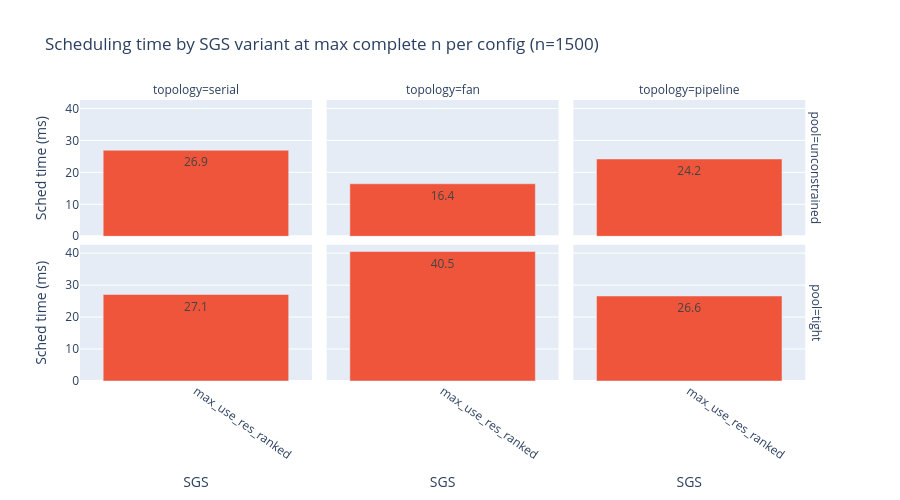

The cell this chart's notebook holds for it:
### Markdown cell above
### SGS Variant Comparison at Maximum n

This bar chart compares scheduling wall-clock time across all five SGS variants
at the **largest complete n for each topology/pool combination**, separately for
each facet.  Configurations where the safety cutoff was hit at the global maximum
n fall back to their own largest complete n, so all pool rows remain visible.

Only complete runs are shown.  A faster SGS does not necessarily produce a
better (shorter) outage schedule — it may make greedier or less thorough
decisions.  This chart measures **computational cost**, not **solution quality**.

### Code cell
# Per-(topology, pool) best complete n \u2014 avoids silently dropping pools where
# the global max n has no complete runs.
_rows = []
for (topo, pool), grp in df_sched.groupby(['topology', 'pool']):
    _complete = grp[grp['is_complete']]
    if _complete.empty:
        continue
    _best_n = _complete['n_work'].max()
    _rows.append(_complete[_complete['n_work'] == _best_n])
df_max = pd.concat(_rows, ignore_index=True) if _rows else pd.DataFrame()

if df_max.empty:
    print('No complete scheduler runs available for SGS comparison.')
else:
    # _n_label must be built inside the else: df_max has no columns when empty
    _n_label = (f"n={df_max['n_work'].iloc[0]}" if df_max['n_work'].nunique() == 1
                else f"n={df_max['n_work'].min()}\u2013{df_max['n_work'].max()}")
    fig = px.bar(
        df_max.sort_values('t_sched_ms'),
        x='sgs', y='t_sched_ms',
        color='sgs',
        facet_col='topology', facet_row='pool',
        title=f'Scheduling time by SGS variant at max complete n per config ({_n_label})',
        labels={'sgs': 'SGS', 't_sched_ms': 'Sched time (ms)'},
        category_orders={'topology': topos_present, 'pool': pools_present, 'sgs': SGS_ORDER},
        height=500,
        text_auto='.1f',
    )
    fig.update_layout(showlegend=False)
    fig.update_xaxes(tickangle=35)
    fig.show()

### Figure 1 — Plotly figure (JSON) as saved in the notebook; plotly's stock layout.template omitted (floating-point values rounded to 4 significant figures)
{"data": [{"hovertemplate": "SGS=%{x}<br>pool=unconstrained<br>topology=serial<br>Sched time (ms)=%{y}<extra></extra>", "legendgroup": "max_use_res_ranked", "marker": {"color": "#EF553B", "pattern": {"shape": ""}}, "name": "max_use_res_ranked", "orientation": "v", "showlegend": true, "textposition": "auto", "texttemplate": "%{y:.1f}", "type": "bar", "x": ["max_use_res_ranked"], "xaxis": "x4", "y": [26.93], "yaxis": "y4"}, {"hovertemplate": "SGS=%{x}<br>pool=tight<br>topology=serial<br>Sched time (ms)=%{y}<extra></extra>", "legendgroup": "max_use_res_ranked", "marker": {"color": "#EF553B", "pattern": {"shape": ""}}, "name": "max_use_res_ranked", "orientation": "v", "showlegend": false, "textposition": "auto", "texttemplate": "%{y:.1f}", "type": "bar", "x": ["max_use_res_ranked"], "xaxis": "x", "y": [27.06], "yaxis": "y"}, {"hovertemplate": "SGS=%{x}<br>pool=unconstrained<br>topology=fan<br>Sched time (ms)=%{y}<extra></extra>", "legendgroup": "max_use_res_ranked", "marker": {"color": "#EF553B", "pattern": {"shape": ""}}, "name": "max_use_res_ranked", "orientation": "v", "showlegend": false, "textposition": "auto", "texttemplate": "%{y:.1f}", "type": "bar", "x": ["max_use_res_ranked"], "xaxis": "x5", "y": [16.43], "yaxis": "y5"}, {"hovertemplate": "SGS=%{x}<br>pool=tight<br>topology=fan<br>Sched time (ms)=%{y}<extra></extra>", "legendgroup": "max_use_res_ranked", "marker": {"color": "#EF553B", "pattern": {"shape": ""}}, "name": "max_use_res_ranked", "orientation": "v", "showlegend": false, "textposition": "auto", "texttemplate": "%{y:.1f}", "type": "bar", "x": ["max_use_res_ranked"], "xaxis": "x2", "y": [40.51], "yaxis": "y2"}, {"hovertemplate": "SGS=%{x}<br>pool=unconstrained<br>topology=pipeline<br>Sched time (ms)=%{y}<extra></extra>", "legendgroup": "max_use_res_ranked", "marker": {"color": "#EF553B", "pattern": {"shape": ""}}, "name": "max_use_res_ranked", "orientation": "v", "showlegend": false, "textposition": "auto", "texttemplate": "%{y:.1f}", "type": "bar", "x": ["max_use_res_ranked"], "xaxis": "x6", "y": [24.2], "yaxis": "y6"}, {"hovertemplate": "SGS=%{x}<br>pool=tight<br>topology=pipeline<br>Sched time (ms)=%{y}<extra></extra>", "legendgroup": "max_use_res_ranked", "marker": {"color": "#EF553B", "pattern": {"shape": ""}}, "name": "max_use_res_ranked", "orientation": "v", "showlegend": false, "textposition": "auto", "texttemplate": "%{y:.1f}", "type": "bar", "x": ["max_use_res_ranked"], "xaxis": "x3", "y": [26.6], "yaxis": "y3"}], "layout": {"annotations": [{"font": {}, "showarrow": false, "text": "topology=serial", "x": 0.1567, "xanchor": "center", "xref": "paper", "y": 1, "yanchor": "bottom", "yref": "paper"}, {"font": {}, "showarrow": false, "text": "topology=fan", "x": 0.49, "xanchor": "center", "xref": "paper", "y": 1, "yanchor": "bottom", "yref": "paper"}, {"font": {}, "showarrow": false, "text": "topology=pipeline", "x": 0.8233, "xanchor": "center", "xref": "paper", "y": 1, "yanchor": "bottom", "yref": "paper"}, {"font": {}, "showarrow": false, "text": "pool=tight", "textangle": 90, "x": 0.98, "xanchor": "left", "xref": "paper", "y": 0.2425, "yanchor": "middle", "yref": "paper"}, {"font": {}, "showarrow": false, "text": "pool=unconstrained", "textangle": 90, "x": 0.98, "xanchor": "left", "xref": "paper", "y": 0.7575, "yanchor": "middle", "yref": "paper"}], "barmode": "relative", "height": 500, "legend": {"title": {"text": "SGS"}, "tracegroupgap": 0}, "showlegend": false, "title": {"text": "Scheduling time by SGS variant at max complete n per config (n=1500)"}, "xaxis": {"anchor": "y", "categoryarray": ["first", "max_use_res_ranked", "max_use_res_shuffled", "md_knapsack", "look_ahead"], "categoryorder": "array", "domain": [0, 0.3133], "tickangle": 35, "title": {"text": "SGS"}}, "xaxis2": {"anchor": "y2", "categoryarray": ["first", "max_use_res_ranked", "max_use_res_shuffled", "md_knapsack", "look_ahead"], "categoryorder": "array", "domain": [0.3333, 0.6467], "matches": "x", "tickangle": 35, "title": {"text": "SGS"}}, "xaxis3": {"anchor": "y3", "categoryarray": ["first", "max_use_res_ranked", "max_use_res_shuffled", "md_knapsack", "look_ahead"], "categoryorder": "array", "domain": [0.6667, 0.98], "matches": "x", "tickangle": 35, "title": {"text": "SGS"}}, "xaxis4": {"anchor": "y4", "domain": [0, 0.3133], "matches": "x", "showticklabels": false, "tickangle": 35}, "xaxis5": {"anchor": "y5", "domain": [0.3333, 0.6467], "matches": "x", "showticklabels": false, "tickangle": 35}, "xaxis6": {"anchor": "y6", "domain": [0.6667, 0.98], "matches": "x", "showticklabels": false, "tickangle": 35}, "yaxis": {"anchor": "x", "domain": [0, 0.485], "title": {"text": "Sched time (ms)"}}, "yaxis2": {"anchor": "x2", "domain": [0, 0.485], "matches": "y", "showticklabels": false}, "yaxis3": {"anchor": "x3", "domain": [0, 0.485], "matches": "y", "showticklabels": false}, "yaxis4": {"anchor": "x4", "domain": [0.515, 1], "matches": "y", "title": {"text": "Sched time (ms)"}}, "yaxis5": {"anchor": "x5", "domain": [0.515, 1], "matches": "y", "showticklabels": false}, "yaxis6": {"anchor": "x6", "domain": [0.515, 1], "matches": "y", "showticklabels": false}}}
